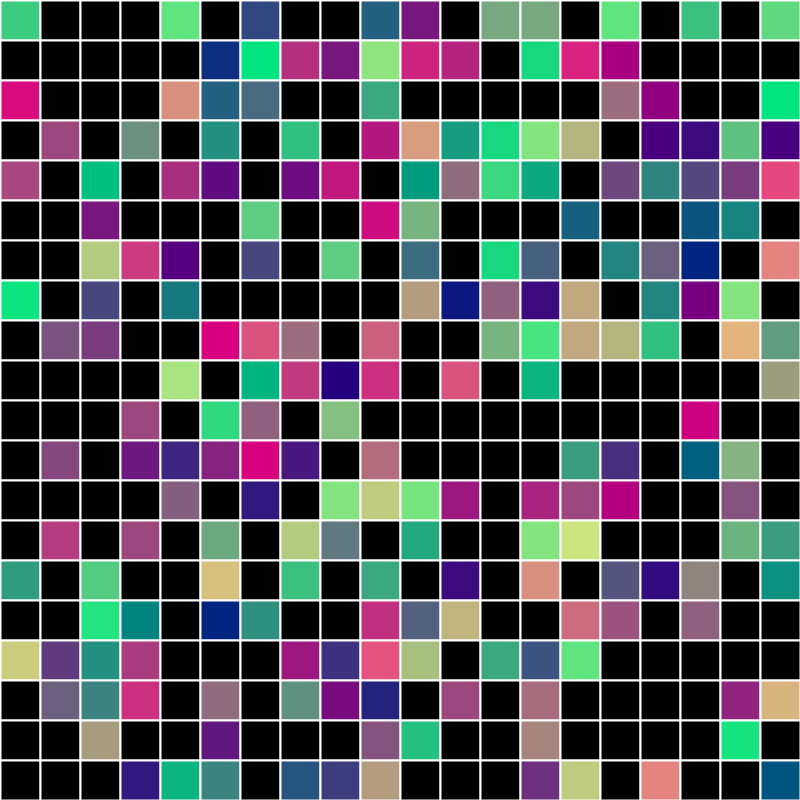
Frame 1 (no input)
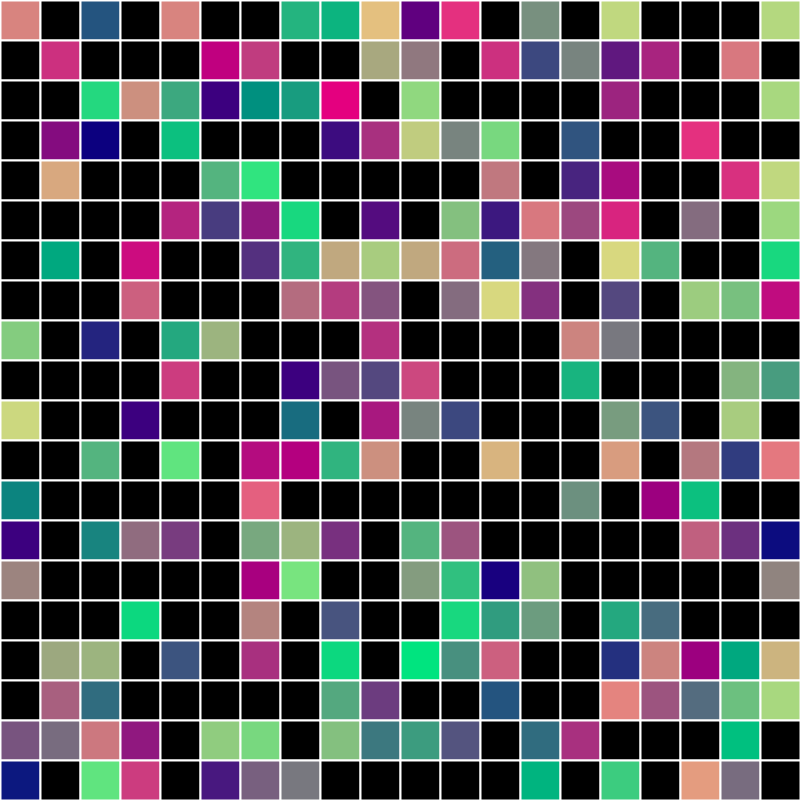
Frame 2 (the mouse pressed at the canvas centre, redrawn once)

The Processing sketch that drew these frames (run headless with seeded random() and noise(); the mouse was pressed at the canvas centre and the sketch redrawn once):

// Processing sketch: grid_3
// ── grid_3.pde
int videoScale = 40;
int cols, rows;
int[] colors;

void setup() {
  size(800, 800);
  
  cols = width/videoScale;
  rows = height/videoScale;
  print(cols, "columns\n");
  print(rows, "rows\n");
  
  strokeWeight(2);
  
  colors = new int[cols * rows];
  for (int i = 0; i < cols; i++) {
    for (int j = 0; j < rows; j++) {
      int red = (255 / cols) * i;
      int green = (255 / rows) * j;
      
      color c = color(red, green, 127);
      colors = append(colors, c);
    }
  }
  
  noLoop();
}

void draw() {
    for (int i = 0; i < cols; i++) {
    for (int j = 0; j < rows; j++) {
      int x = i * videoScale;
      int y = j * videoScale;
      
      color c = colors[int(random(0, colors.length))];
      
      fill(c);
      stroke(255);
      
      rect(x, y, videoScale, videoScale);
    }
  }
}

void mousePressed() {
  loop();
}

void mouseReleased() {
  noLoop();
}
